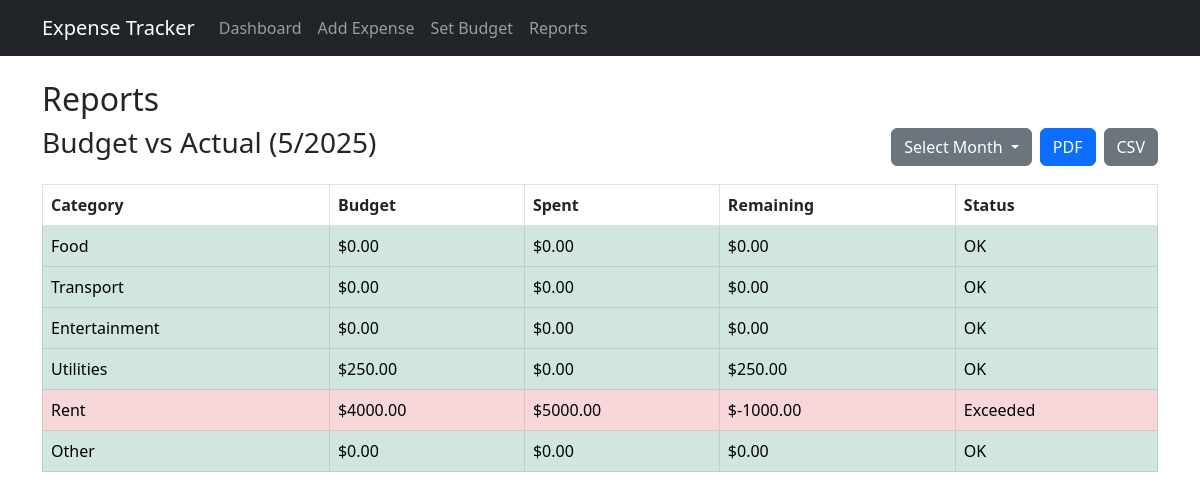
Screenshot of /reports?month=5&year=2025 with the database file from the repository.
### models.py (models this page shows, shortened)
class Category(db.Model):
    id = db.Column(db.Integer, primary_key=True)
    name = db.Column(db.String(64), unique=True, nullable=False)
    expenses = db.relationship('Expense', backref='category', lazy='dynamic')
    budgets = db.relationship('Budget', backref='category', lazy='dynamic')

class Budget(db.Model):
    id = db.Column(db.Integer, primary_key=True)
    amount = db.Column(db.Float, nullable=False)
    month = db.Column(db.Integer, nullable=False) # 1-12
    year = db.Column(db.Integer, nullable=False)
    user_id = db.Column(db.Integer, db.ForeignKey('user.id'), nullable=False)
    category_id = db.Column(db.Integer, db.ForeignKey('category.id'), nullable=False)

### routes.py (the view)
@main_bp.route('/reports')
def reports():
    today = datetime.today()
    try:
        month = int(request.args.get('month', today.month))
        year = int(request.args.get('year', today.year))
    except ValueError:
        month = today.month
        year = today.year
    expense_months = db.session.query(func.extract('month', Expense.date).label('month'), func.extract('year', Expense.date).label('year')).filter_by(user_id=CURRENT_USER_ID).distinct()
    budget_months = db.session.query(Budget.month, Budget.year).filter_by(user_id=CURRENT_USER_ID).distinct()
    available_months = set()
    for m, y in expense_months:
        available_months.add((int(m), int(y)))
    for m, y in budget_months:
        available_months.add((int(m), int(y)))
    available_months = sorted(list(available_months), key=lambda x: (x[1], x[0]), reverse=True)
    if (month, year) not in available_months:
        available_months.insert(0, (month, year))
    categories = Category.query.all()
    report_data = []
    for cat in categories:
        budget = Budget.query.filter_by(
            user_id=CURRENT_USER_ID,
            category_id=cat.id,
            month=month,
            year=year
        ).first()
        budget_amount = budget.amount if budget else 0.0
        spent = db.session.query(func.sum(Expense.amount)).filter(
            Expense.user_id == CURRENT_USER_ID,
            Expense.category_id == cat.id,
            func.extract('month', Expense.date) == month,
            func.extract('year', Expense.date) == year
        ).scalar() or 0.0
        remaining = budget_amount - spent
        status = 'OK'
        if budget_amount > 0:
            if spent > budget_amount:
                status = 'Exceeded'
            elif spent > 0.9 * budget_amount:
                status = 'Warning'
        report_data.append({
            'category': cat.name,
            'budget': budget_amount,
            'spent': spent,
            'remaining': remaining,
            'status': status
        })
    return render_template('reports.html', report_data=report_data, current_month=month, current_year=year, available_months=available_months)

### templates/reports.html (shortened to what this page needs)
{% extends "base.html" %}
{% block content %}
<h2>Reports</h2>
<div class="row">
    <div class="col-md-12">
        <div class="col-md-12">
            <div class="d-flex justify-content-between align-items-center mb-3">
                <h3>Budget vs Actual ({{ current_month }}/{{ current_year }})</h3>
                {% if not pdf_mode %}
                <div class="d-flex">
                    <div class="dropdown me-2">
                        <button class="btn btn-secondary dropdown-toggle" type="button" id="monthDropdown"
                            data-bs-toggle="dropdown" aria-expanded="false">
                            Select Month
                        </button>
                    </div>
                    <a href="{{ url_for('main.download_report', month=current_month, year=current_year, format='pdf') }}"
                        class="btn btn-primary me-2">PDF</a>
                    <a href="{{ url_for('main.download_report', month=current_month, year=current_year, format='csv') }}"
                        class="btn btn-secondary">CSV</a>
                </div>
                {% endif %}
            </div>
            <table class="table table-bordered">
                <thead>
                    <tr>
                        <th>Category</th>
                        <th>Budget</th>
                        <th>Spent</th>
                        <th>Remaining</th>
                        <th>Status</th>
                    </tr>
                </thead>
                <tbody>
                    {% for item in report_data %}
                    <tr
                        class="{% if item.status == 'Exceeded' %}table-danger{% elif item.status == 'Warning' %}table-warning{% else %}table-success{% endif %}">
                        <td>{{ item.category }}</td>
                        <td>${{ "%.2f"|format(item.budget) }}</td>
                        <td>${{ "%.2f"|format(item.spent) }}</td>
                        <td>${{ "%.2f"|format(item.remaining) }}</td>
                        <td>{{ item.status }}</td>
                    </tr>
                    {% endfor %}
                </tbody>
            </table>
        </div>
    </div>
</div>
{% endblock %}

### rows the page displays
Category: category "Food", budget "0.00", spent "0.00", remaining "0.00", status "OK"
Category: category "Transport", budget "0.00", spent "0.00", remaining "0.00", status "OK"
Category: category "Entertainment", budget "0.00", spent "0.00", remaining "0.00", status "OK"
Category: category "Utilities"
Budget: budget "250.00"
Category: category "Rent"
Budget: budget "4000.00"
Category: category "Other", budget "0.00", spent "0.00", remaining "0.00", status "OK"

### other values shown
{{ current_month }} "5"
{{ current_year }} "2025"
{{ "%.2f"|format(item.spent) }} "0.00" "5000.00"
{{ "%.2f"|format(item.remaining) }} "250.00" "-1000.00"
{{ item.status }} "OK" "Exceeded"
